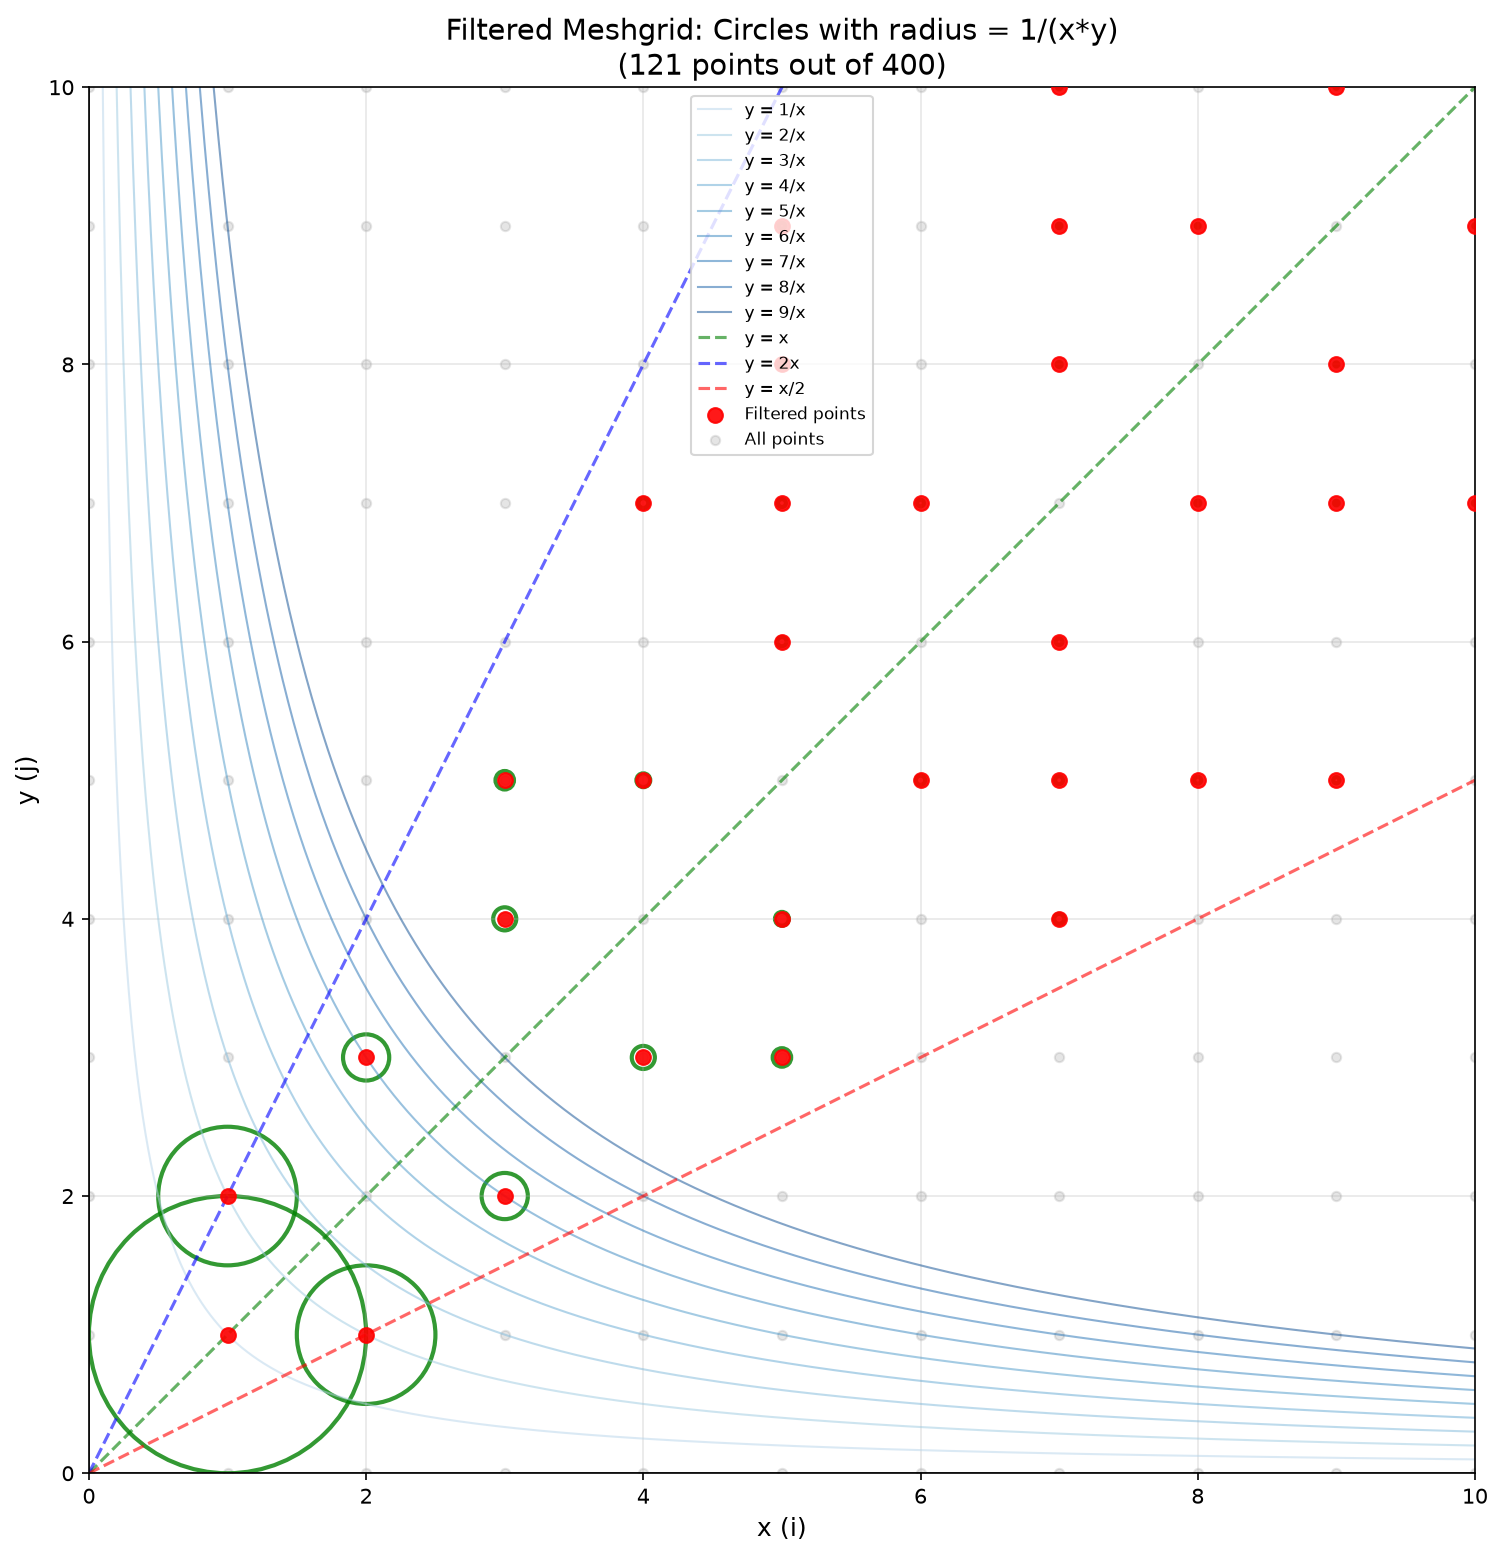

Write Python code to recreate this figure.
import numpy as np
import matplotlib.pyplot as plt
from math import gcd

# Number of points along each axis
N = 20

# Create coordinates: i, j in range(N)
x = np.arange(N)
y = np.arange(N)

# Create the N x N meshgrid
X, Y = np.meshgrid(x, y)

# Filter: keep only points where x and y are coprimes and y/x in [0.5, 2]
filtered_x = []
filtered_y = []

for i in range(N):
    for j in range(N):
        x_val = X[j, i]
        y_val = Y[j, i]
        
        # Skip if x is 0 (can't compute ratio or gcd meaningfully)
        if x_val == 0:
            continue
        
        # Check if x and y are coprimes (gcd = 1)
        if gcd(x_val, y_val) != 1:
            continue
        
        # Check if y/x is in range [0.5, 2]
        ratio = y_val / x_val
        if not (0.5 <= ratio <= 2):
            continue
        
        filtered_x.append(x_val)
        filtered_y.append(y_val)

# Create plot
fig, ax = plt.subplots(figsize=(12, 12))

# Add axis lines (x=0 and y=0)
ax.axhline(y=0, color='black', linewidth=0.8, alpha=0.7)
ax.axvline(x=0, color='black', linewidth=0.8, alpha=0.7)

# Add curves y = k/x for k in range(1, 10)
x_range = np.linspace(0.1, 10, 1000)
colors_curves = plt.cm.Blues(np.linspace(0.3, 0.9, 9))
for k in range(1, 10):
    y_curve = k / x_range
    ax.plot(x_range, y_curve, color=colors_curves[k-1], alpha=0.5, linewidth=1, label=f'y = {k}/x')

# Add reference lines
x_line = np.linspace(0, 10, 100)
ax.plot(x_line, x_line, 'g--', linewidth=1.5, alpha=0.6, label='y = x')
ax.plot(x_line, 2*x_line, 'b--', linewidth=1.5, alpha=0.6, label='y = 2x')
ax.plot(x_line, x_line/2, 'r--', linewidth=1.5, alpha=0.6, label='y = x/2')

# Plot the scatter points
ax.scatter(filtered_x, filtered_y, s=50, color='red', alpha=0.9, zorder=5, label='Filtered points')
ax.scatter(X, Y, s=20, alpha=0.2, color='gray', label='All points')

# Draw circles for filtered points (green color)
for x_val, y_val in zip(filtered_x, filtered_y):
    radius = 1 / (x_val * y_val)
    circle = plt.Circle((x_val, y_val), radius, fill=False, edgecolor='green', alpha=0.8, linewidth=2)
    ax.add_patch(circle)

# Set viewport cropped around points
ax.set_xlim(0, 10)
ax.set_ylim(0, 10)

ax.set_xlabel("x (i)", fontsize=12)
ax.set_ylabel("y (j)", fontsize=12)
ax.set_title(f"Filtered Meshgrid: Circles with radius = 1/(x*y)\n({len(filtered_x)} points out of {N*N})", fontsize=14)
ax.set_aspect('equal')
ax.grid(True, alpha=0.3)
ax.legend(loc='upper center', fontsize=8)

# Save to file
output_path = 'meshgrid_filtered.png'
plt.savefig(output_path, dpi=150, bbox_inches='tight')
print(f"Plot saved to: {output_path}")
